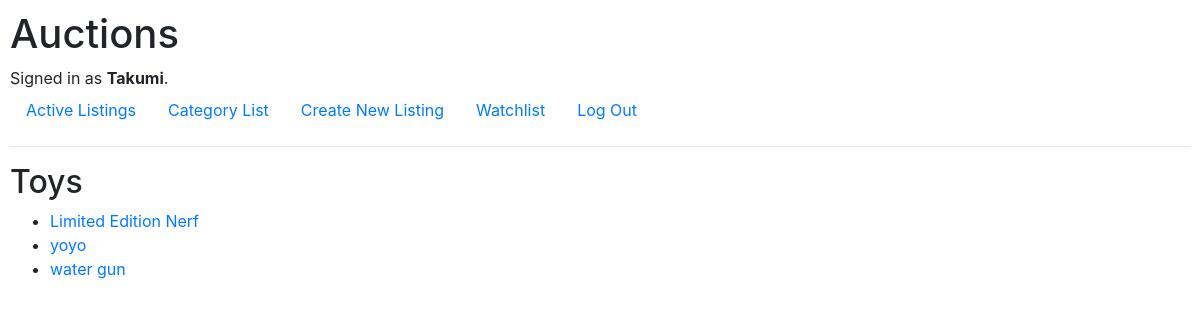
/categories/4/ (signed in), run on the app's committed database.
### auctions/models.py (models this page shows, shortened)
class User(AbstractUser):
    first_name = models.CharField(max_length=64)
    last_name = models.CharField(max_length=64)

class Category(models.Model):
    name = models.CharField(max_length=255)

class Listing(models.Model):
    title = models.CharField(max_length=255)
    description = models.TextField()
    starting_bid = models.DecimalField(max_digits = 10, decimal_places=2)
    image_url = models.URLField(blank=True, null=True, max_length=300) # optional
    category = models.ForeignKey(Category, on_delete=models.CASCADE, related_name="listings", blank=True, null=True) #optional
    creator = models.ForeignKey(User, on_delete=models.CASCADE, related_name = "listings")
    created_at = models.DateTimeField(auto_now_add=True)
    closed = models.BooleanField(default=False)  # Indicates if the auction is closed
    winner = models.ForeignKey(User, on_delete=models.CASCADE, related_name="won_auctions", null=True, blank=True)  # Tracks the winner of the auction (if any)

### auctions/views.py (the view)
# urls.py: path("categories/<int:category_id>/", views.category_detail, name="category_detail"),
def category_detail(request, category_id):
    category = get_object_or_404(Category, pk=category_id)
    active_listings = Listing.objects.filter(category=category, closed=False)
    return render(request, "auctions/category_detail.html", {
        "category": category,
        "active_listings": active_listings
    })

### auctions/templates/auctions/category_detail.html
{% extends "auctions/layout.html" %}
{% block body %}
    <h2>{{ category.name }}</h2>
    {% if active_listings %}
        <ul>
            {% for listing in active_listings %}
                <li><a href="{% url 'listing' listing.id %}">{{ listing.title }}</a></li>
            {% endfor %}
        </ul>
    {% else %}
        <p>There are no active listings in this category.</p>
    {% endif%}
{% endblock %}

### auctions/templates/auctions/layout.html (shortened to what this page needs)
{% load static %}
<!DOCTYPE html>
<html lang="en">
    <head>
        <link rel="stylesheet" href="https://stackpath.bootstrapcdn.com/bootstrap/4.4.1/css/bootstrap.min.css">
        <link href="{% static 'auctions/styles.css' %}" rel="stylesheet">
    </head>
    <body>
        <h1>Auctions</h1>
        <div>
            {% if user.is_authenticated %}
                Signed in as <strong>{{ user.username }}</strong>.
            {% else %}
                Not signed in.
            {% endif %}
        </div>
        <ul class="nav">
            <li class="nav-item">
                <a class="nav-link" href="{% url 'index' %}">Active Listings</a>
            </li>
            <li class="nav-item">
                <a class="nav-link" href="{% url 'category_list'%}">Category List</a>
            </li>
            {% if user.is_authenticated %}
                <li class="nav-item">
                    <a class="nav-link" href="{% url 'create_listing' %}">Create New Listing</a>
                </li>
                <li class="nav-item">
                    <a class="nav-link" href="{% url 'watchlist' %}">Watchlist</a>
                </li>
                <li class="nav-item">
                    <a class="nav-link" href="{% url 'logout' %}">Log Out</a>
                </li>
            {% endif %}
        </ul>
        <hr>
        {% block body %}
        {% endblock %}
    </body>
</html>

### auctions/static/auctions/styles.css (style rules this page uses)
body { padding: 10px; }

### data on the page
User: username "Takumi"
Category: name "Toys"
Listing: title "Limited Edition Nerf"
Listing: title "yoyo"
Listing: title "water gun"
